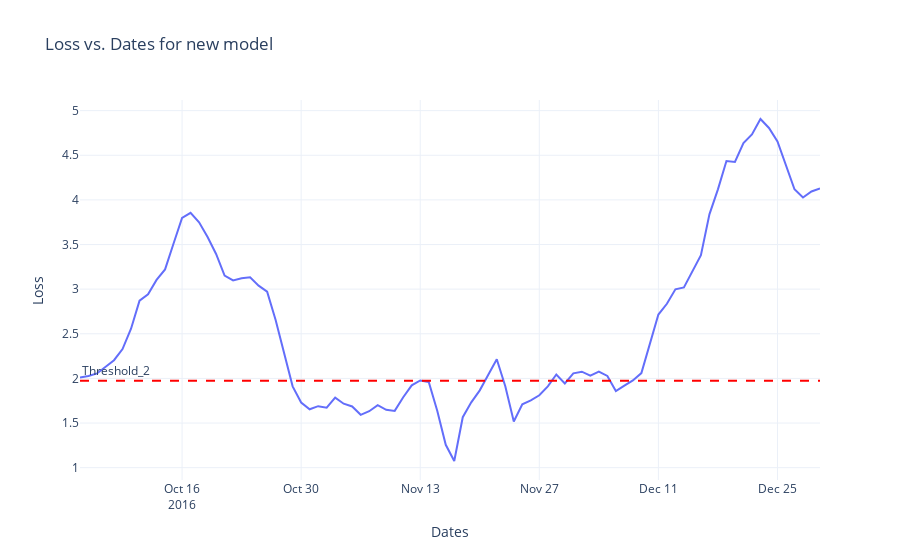

The notebook cell saved with this chart:
### Code cell
new_results_dated=pd.DataFrame({'Dates':test_df.index[seq_len:],'Loss':test_data_loss_new_mean})
display(new_results_dated)

##Normal plot
# results_dated.plot(x='Dates',y='Loss',figsize=(10,5))
# plt.axhline(y=threshold, color='red', linestyle='--', linewidth=2, label='Threshold')

####potly plots for interactivity

fig = px.line(new_results_dated, x='Dates', y='Loss', title='Loss vs. Dates for new model', labels={'Loss': 'Loss', 'Dates': 'Dates'}) 
# Add a threshold line threshold = 0.5 # Replace with the actual threshold value
fig.add_hline(y=threshold2, line=dict(color='red', width=2, dash='dash'), annotation_text='Threshold_2', annotation_position='top left') # Customize the layout 
fig.update_layout( xaxis_title='Dates', yaxis_title='Loss', legend_title='Legend', template='plotly_white') # Show the plot

### Figure 1 — Plotly figure (JSON) as saved in the notebook; plotly's stock layout.template omitted (floating-point values rounded to 4 significant figures)
{"data": [{"hovertemplate": "Dates=%{x}<br>Loss=%{y}<extra></extra>", "legendgroup": "", "line": {"color": "#636efa", "dash": "solid"}, "marker": {"symbol": "circle"}, "mode": "lines", "name": "", "orientation": "v", "showlegend": false, "type": "scatter", "x": ["2016-10-04T00:00:00", "2016-10-05T00:00:00", "2016-10-06T00:00:00", "2016-10-07T00:00:00", "2016-10-08T00:00:00", "2016-10-09T00:00:00", "2016-10-10T00:00:00", "2016-10-11T00:00:00", "2016-10-12T00:00:00", "2016-10-13T00:00:00", "2016-10-14T00:00:00", "2016-10-15T00:00:00", "2016-10-16T00:00:00", "2016-10-17T00:00:00", "2016-10-18T00:00:00", "2016-10-19T00:00:00", "2016-10-20T00:00:00", "2016-10-21T00:00:00", "2016-10-22T00:00:00", "2016-10-23T00:00:00", "2016-10-24T00:00:00", "2016-10-25T00:00:00", "2016-10-26T00:00:00", "2016-10-27T00:00:00", "2016-10-28T00:00:00", "2016-10-29T00:00:00", "2016-10-30T00:00:00", "2016-10-31T00:00:00", "2016-11-01T00:00:00", "2016-11-02T00:00:00", "2016-11-03T00:00:00", "2016-11-04T00:00:00", "2016-11-05T00:00:00", "2016-11-06T00:00:00", "2016-11-07T00:00:00", "2016-11-08T00:00:00", "2016-11-09T00:00:00", "2016-11-10T00:00:00", "2016-11-11T00:00:00", "2016-11-12T00:00:00", "2016-11-13T00:00:00", "2016-11-14T00:00:00", "2016-11-15T00:00:00", "2016-11-16T00:00:00", "2016-11-17T00:00:00", "2016-11-18T00:00:00", "2016-11-19T00:00:00", "2016-11-20T00:00:00", "2016-11-21T00:00:00", "2016-11-22T00:00:00", "2016-11-23T00:00:00", "2016-11-24T00:00:00", "2016-11-25T00:00:00", "2016-11-26T00:00:00", "2016-11-27T00:00:00", "2016-11-28T00:00:00", "2016-11-29T00:00:00", "2016-11-30T00:00:00", "2016-12-01T00:00:00", "2016-12-02T00:00:00", "2016-12-03T00:00:00", "2016-12-04T00:00:00", "2016-12-05T00:00:00", "2016-12-06T00:00:00", "2016-12-07T00:00:00", "2016-12-08T00:00:00", "2016-12-09T00:00:00", "2016-12-10T00:00:00", "2016-12-11T00:00:00", "2016-12-12T00:00:00", "2016-12-13T00:00:00", "2016-12-14T00:00:00", "2016-12-15T00:00:00", "2016-12-16T00:00:00", "2016-12-17T00:00:00", "2016-12-18T00:00:00", "2016-12-19T00:00:00", "2016-12-20T00:00:00", "2016-12-21T00:00:00", "2016-12-22T00:00:00", "2016-12-23T00:00:00", "2016-12-24T00:00:00", "2016-12-25T00:00:00", "2016-12-26T00:00:00", "2016-12-27T00:00:00", "2016-12-28T00:00:00", "2016-12-29T00:00:00", "2016-12-30T00:00:00"], "xaxis": "x", "y": [2.01, 2.027, 2.056, 2.129, 2.204, 2.328, 2.557, 2.872, 2.942, 3.104, 3.221, 3.512, 3.798, 3.855, 3.749, 3.583, 3.394, 3.151, 3.099, 3.121, 3.133, 3.039, 2.972, 2.654, 2.29, 1.911, 1.73, 1.654, 1.689, 1.672, 1.785, 1.716, 1.685, 1.592, 1.632, 1.701, 1.648, 1.636, 1.789, 1.922, 1.977, 1.961, 1.638, 1.256, 1.075, 1.566, 1.732, 1.866, 2.042, 2.215, 1.912, 1.517, 1.709, 1.754, 1.811, 1.911, 2.043, 1.944, 2.057, 2.075, 2.031, 2.076, 2.027, 1.858, 1.919, 1.978, 2.059, 2.376, 2.715, 2.836, 2.998, 3.019, 3.195, 3.38, 3.838, 4.118, 4.436, 4.426, 4.636, 4.734, 4.906, 4.806, 4.654, 4.398, 4.119, 4.027, 4.095, 4.128], "yaxis": "y"}], "layout": {"annotations": [{"showarrow": false, "text": "Threshold_2", "x": 0, "xanchor": "left", "xref": "x domain", "y": 1.974, "yanchor": "bottom", "yref": "y"}], "legend": {"title": {"text": "Legend"}, "tracegroupgap": 0}, "shapes": [{"line": {"color": "red", "dash": "dash", "width": 2}, "type": "line", "x0": 0, "x1": 1, "xref": "x domain", "y0": 1.974, "y1": 1.974, "yref": "y"}], "title": {"text": "Loss vs. Dates for new model"}, "xaxis": {"anchor": "y", "domain": [0, 1], "title": {"text": "Dates"}}, "yaxis": {"anchor": "x", "domain": [0, 1], "title": {"text": "Loss"}}}}
